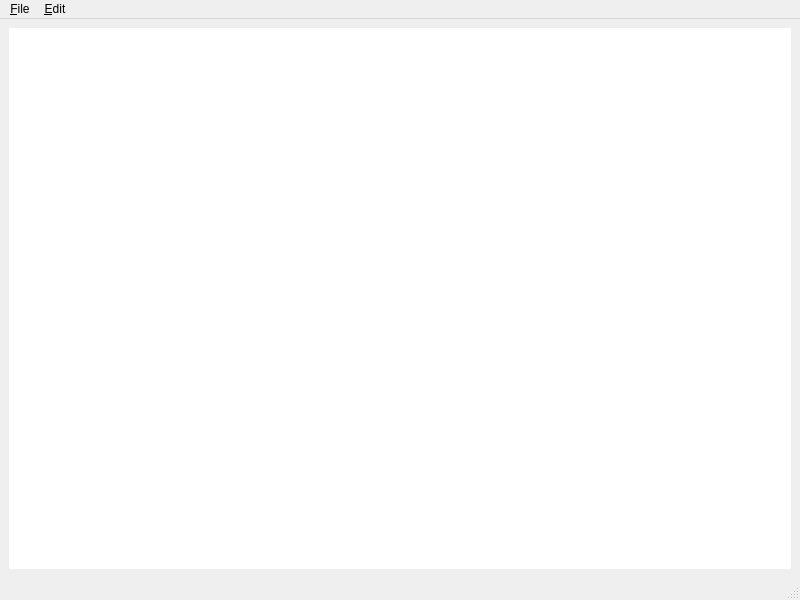
<?xml version="1.0" encoding="UTF-8"?>
<ui version="4.0">
 <class>jk</class>
 <widget class="QMainWindow" name="jk">
  <property name="geometry">
   <rect>
    <x>0</x>
    <y>0</y>
    <width>800</width>
    <height>600</height>
   </rect>
  </property>
  <property name="windowTitle">
   <string>jk</string>
  </property>
  <widget class="QWidget" name="centralwidget">
   <layout class="QVBoxLayout" name="verticalLayout">
    <item>
     <widget class="QTextEdit" name="textEdit">
      <property name="contextMenuPolicy">
       <enum>Qt::ContextMenuPolicy::DefaultContextMenu</enum>
      </property>
      <property name="autoFillBackground">
       <bool>false</bool>
      </property>
      <property name="frameShape">
       <enum>QFrame::Shape::NoFrame</enum>
      </property>
      <property name="frameShadow">
       <enum>QFrame::Shadow::Plain</enum>
      </property>
     </widget>
    </item>
   </layout>
  </widget>
  <widget class="QMenuBar" name="menubar">
   <property name="geometry">
    <rect>
     <x>0</x>
     <y>0</y>
     <width>800</width>
     <height>22</height>
    </rect>
   </property>
   <widget class="QMenu" name="menuFile">
    <property name="title">
     <string>&amp;File</string>
    </property>
    <addaction name="actionNew"/>
    <addaction name="actionOpen"/>
    <addaction name="separator"/>
    <addaction name="actionSaveAs"/>
    <addaction name="actionSave"/>
    <addaction name="separator"/>
    <addaction name="actionExit"/>
   </widget>
   <widget class="QMenu" name="menu_Help">
    <property name="title">
     <string>&amp;Edit</string>
    </property>
    <addaction name="actionCut"/>
    <addaction name="actionCopy"/>
    <addaction name="actionPaste"/>
    <addaction name="separator"/>
    <addaction name="actionSelectAll"/>
   </widget>
   <addaction name="menuFile"/>
   <addaction name="menu_Help"/>
  </widget>
  <widget class="QStatusBar" name="statusbar"/>
  <action name="actionExit">
   <property name="text">
    <string>E&amp;xit</string>
   </property>
   <property name="shortcut">
    <string>Ctrl+Q</string>
   </property>
  </action>
  <action name="actionCut">
   <property name="text">
    <string>Cu&amp;t</string>
   </property>
   <property name="shortcut">
    <string>Ctrl+X</string>
   </property>
  </action>
  <action name="actionCopy">
   <property name="text">
    <string>&amp;Copy</string>
   </property>
   <property name="shortcut">
    <string>Ctrl+C</string>
   </property>
  </action>
  <action name="actionPaste">
   <property name="text">
    <string>&amp;Paste</string>
   </property>
   <property name="shortcut">
    <string>Ctrl+V</string>
   </property>
  </action>
  <action name="action_About">
   <property name="text">
    <string>&amp;About</string>
   </property>
  </action>
  <action name="actionSelectAll">
   <property name="text">
    <string>Select &amp;All</string>
   </property>
   <property name="shortcut">
    <string>Ctrl+A</string>
   </property>
  </action>
  <action name="actionNew">
   <property name="text">
    <string>&amp;New</string>
   </property>
   <property name="shortcut">
    <string>Ctrl+N</string>
   </property>
  </action>
  <action name="actionOpen">
   <property name="text">
    <string>&amp;Open</string>
   </property>
   <property name="shortcut">
    <string>Ctrl+O</string>
   </property>
  </action>
  <action name="actionSave">
   <property name="text">
    <string>&amp;Save</string>
   </property>
   <property name="shortcut">
    <string>Ctrl+S</string>
   </property>
  </action>
  <action name="actionSaveAs">
   <property name="text">
    <string>Save &amp;As...</string>
   </property>
   <property name="shortcut">
    <string>Ctrl+Shift+S</string>
   </property>
  </action>
 </widget>
 <resources/>
 <connections/>
</ui>
